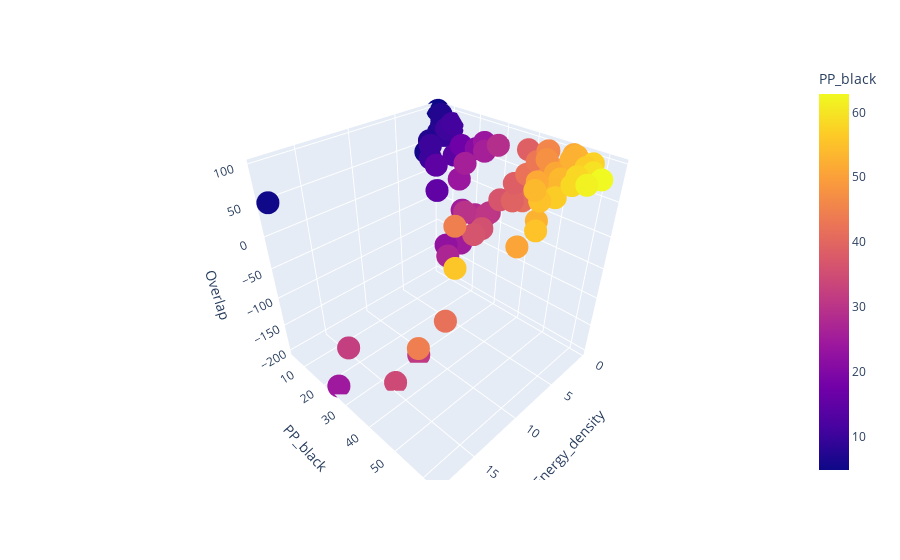

Notebook source saved alongside this figure:
### Code cell
fig = px.scatter_3d(df, x='Energy_density', y='PP_black', z='Overlap',
              color='PP_black')
fig.show()
